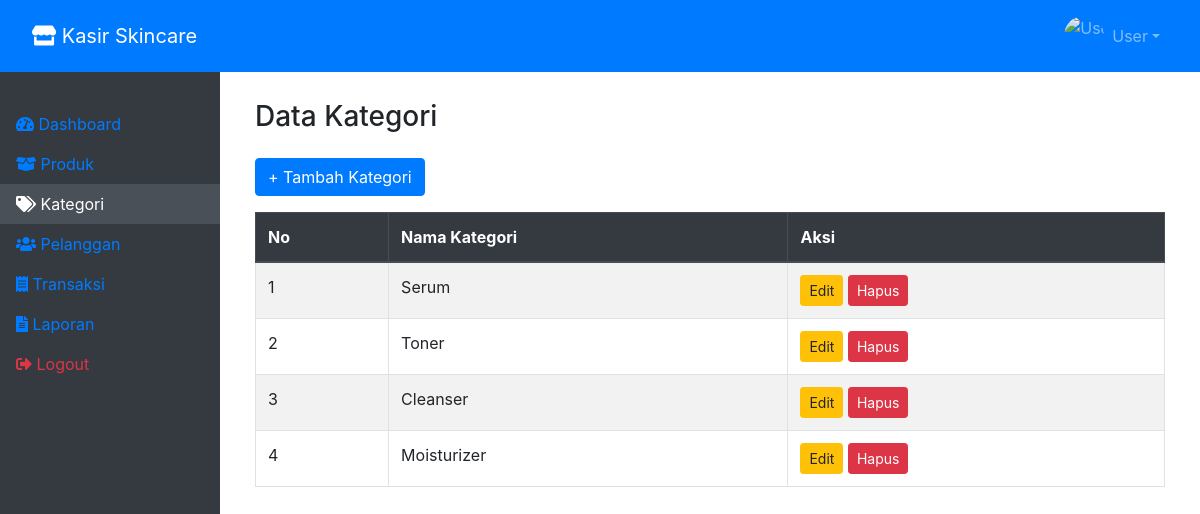
The page /kategori.php on the database its author committed.
### tables this page shows
CREATE TABLE `kategori` (
  `id_kategori` int(11) NOT NULL,
  `nama_kategori` varchar(100) NOT NULL
);

### kategori.php (the view, shortened to what this page needs)
<?php
include 'partials/header.php';
include 'partials/navbar.php';
$query = mysqli_query($conn, "SELECT * FROM kategori");
?>
<div class="container mt-4">
  <h3 class="mb-4">Data Kategori</h3>
  <a href="tambah_kategori.php" class="btn btn-primary mb-3">+ Tambah Kategori</a>
  <table class="table table-bordered table-striped">
    <thead class="thead-dark">
      <tr>
        <th>No</th>
        <th>Nama Kategori</th>
        <th>Aksi</th>
      </tr>
    </thead>
    <tbody>
      <?php $no = 1; while ($data = mysqli_fetch_assoc($query)) : ?>
      <tr>
        <td><?= $no++ ?></td>
        <td><?= htmlspecialchars($data['nama_kategori']) ?></td>
        <td>
          <a href="edit_kategori.php?id=<?= $data['id_kategori'] ?>" class="btn btn-sm btn-warning">Edit</a>
          <a href="hapus_kategori.php?id=<?= $data['id_kategori'] ?>" class="btn btn-sm btn-danger" onclick="return confirm('Yakin ingin menghapus kategori ini?')">Hapus</a>
        </td>
      </tr>
      <?php endwhile; ?>
    </tbody>
  </table>
</div>

### partials/header.php (style rules this page uses)
body { padding-top: 56px; }

### rows shown on the page
kategori: nama_kategori "Serum"
kategori: nama_kategori "Toner"
kategori: nama_kategori "Cleanser"
kategori: nama_kategori "Moisturizer"

### other values the page prints
$user "User"
